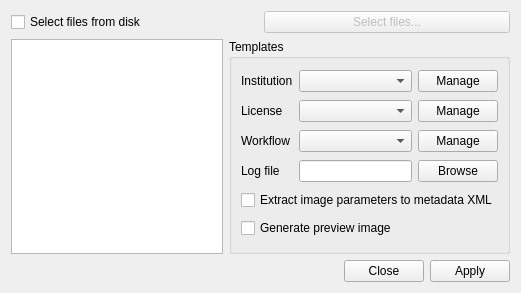
<?xml version="1.0" encoding="UTF-8"?>
<ui version="4.0">
 <class>ApplyTemplatesDialog</class>
 <widget class="QDialog" name="ApplyTemplatesDialog">
  <property name="geometry">
   <rect>
    <x>0</x>
    <y>0</y>
    <width>521</width>
    <height>293</height>
   </rect>
  </property>
  <property name="windowTitle">
   <string>Apply templates</string>
  </property>
  <layout class="QGridLayout" name="gridLayout">
   <item row="0" column="0" colspan="2">
    <layout class="QHBoxLayout" name="horizontalLayout">
     <item>
      <widget class="QCheckBox" name="chkExternalFiles">
       <property name="text">
        <string>Select files from disk</string>
       </property>
      </widget>
     </item>
     <item>
      <widget class="QPushButton" name="btnSelectDataFiles">
       <property name="enabled">
        <bool>false</bool>
       </property>
       <property name="text">
        <string>Select files...</string>
       </property>
      </widget>
     </item>
    </layout>
   </item>
   <item row="1" column="0">
    <widget class="QListWidget" name="lstLayers">
     <property name="selectionMode">
      <enum>QAbstractItemView::ExtendedSelection</enum>
     </property>
    </widget>
   </item>
   <item row="1" column="1">
    <widget class="QGroupBox" name="groupBox">
     <property name="title">
      <string>Templates</string>
     </property>
     <layout class="QGridLayout" name="gridLayout_2">
      <item row="0" column="0">
       <widget class="QLabel" name="label_2">
        <property name="text">
         <string>Institution</string>
        </property>
       </widget>
      </item>
      <item row="1" column="0">
       <widget class="QLabel" name="label_3">
        <property name="text">
         <string>License</string>
        </property>
       </widget>
      </item>
      <item row="2" column="0">
       <widget class="QLabel" name="label_4">
        <property name="text">
         <string>Workflow</string>
        </property>
       </widget>
      </item>
      <item row="0" column="1">
       <widget class="QComboBox" name="cmbOrganization">
        <property name="minimumSize">
         <size>
          <width>100</width>
          <height>0</height>
         </size>
        </property>
       </widget>
      </item>
      <item row="1" column="1">
       <widget class="QComboBox" name="cmbLicense">
        <property name="minimumSize">
         <size>
          <width>100</width>
          <height>0</height>
         </size>
        </property>
       </widget>
      </item>
      <item row="2" column="1">
       <widget class="QComboBox" name="cmbWorkflow">
        <property name="minimumSize">
         <size>
          <width>100</width>
          <height>0</height>
         </size>
        </property>
       </widget>
      </item>
      <item row="0" column="2">
       <widget class="QPushButton" name="btnManageOrgs">
        <property name="text">
         <string>Manage</string>
        </property>
       </widget>
      </item>
      <item row="1" column="2">
       <widget class="QPushButton" name="btnManageLicenses">
        <property name="text">
         <string>Manage</string>
        </property>
       </widget>
      </item>
      <item row="2" column="2">
       <widget class="QPushButton" name="btnManageWorkflows">
        <property name="text">
         <string>Manage</string>
        </property>
       </widget>
      </item>
      <item row="3" column="0">
       <widget class="QLabel" name="label">
        <property name="text">
         <string>Log file</string>
        </property>
       </widget>
      </item>
      <item row="3" column="1">
       <widget class="QLineEdit" name="leLogFile">
        <property name="readOnly">
         <bool>true</bool>
        </property>
       </widget>
      </item>
      <item row="3" column="2">
       <widget class="QPushButton" name="btnSelectLogFile">
        <property name="text">
         <string>Browse</string>
        </property>
       </widget>
      </item>
      <item row="4" column="0" colspan="3">
       <widget class="QCheckBox" name="chkUpdateImageInfo">
        <property name="text">
         <string>Extract image parameters to metadata XML</string>
        </property>
       </widget>
      </item>
      <item row="5" column="0" colspan="3">
       <widget class="QCheckBox" name="chkGeneratePreview">
        <property name="text">
         <string>Generate preview image</string>
        </property>
       </widget>
      </item>
     </layout>
    </widget>
   </item>
   <item row="2" column="0" colspan="2">
    <widget class="QDialogButtonBox" name="buttonBox">
     <property name="orientation">
      <enum>Qt::Horizontal</enum>
     </property>
     <property name="standardButtons">
      <set>QDialogButtonBox::Apply|QDialogButtonBox::Close</set>
     </property>
    </widget>
   </item>
  </layout>
 </widget>
 <resources/>
 <connections>
  <connection>
   <sender>buttonBox</sender>
   <signal>accepted()</signal>
   <receiver>ApplyTemplatesDialog</receiver>
   <slot>accept()</slot>
   <hints>
    <hint type="sourcelabel">
     <x>248</x>
     <y>254</y>
    </hint>
    <hint type="destinationlabel">
     <x>157</x>
     <y>274</y>
    </hint>
   </hints>
  </connection>
  <connection>
   <sender>buttonBox</sender>
   <signal>rejected()</signal>
   <receiver>ApplyTemplatesDialog</receiver>
   <slot>reject()</slot>
   <hints>
    <hint type="sourcelabel">
     <x>316</x>
     <y>260</y>
    </hint>
    <hint type="destinationlabel">
     <x>286</x>
     <y>274</y>
    </hint>
   </hints>
  </connection>
 </connections>
</ui>
